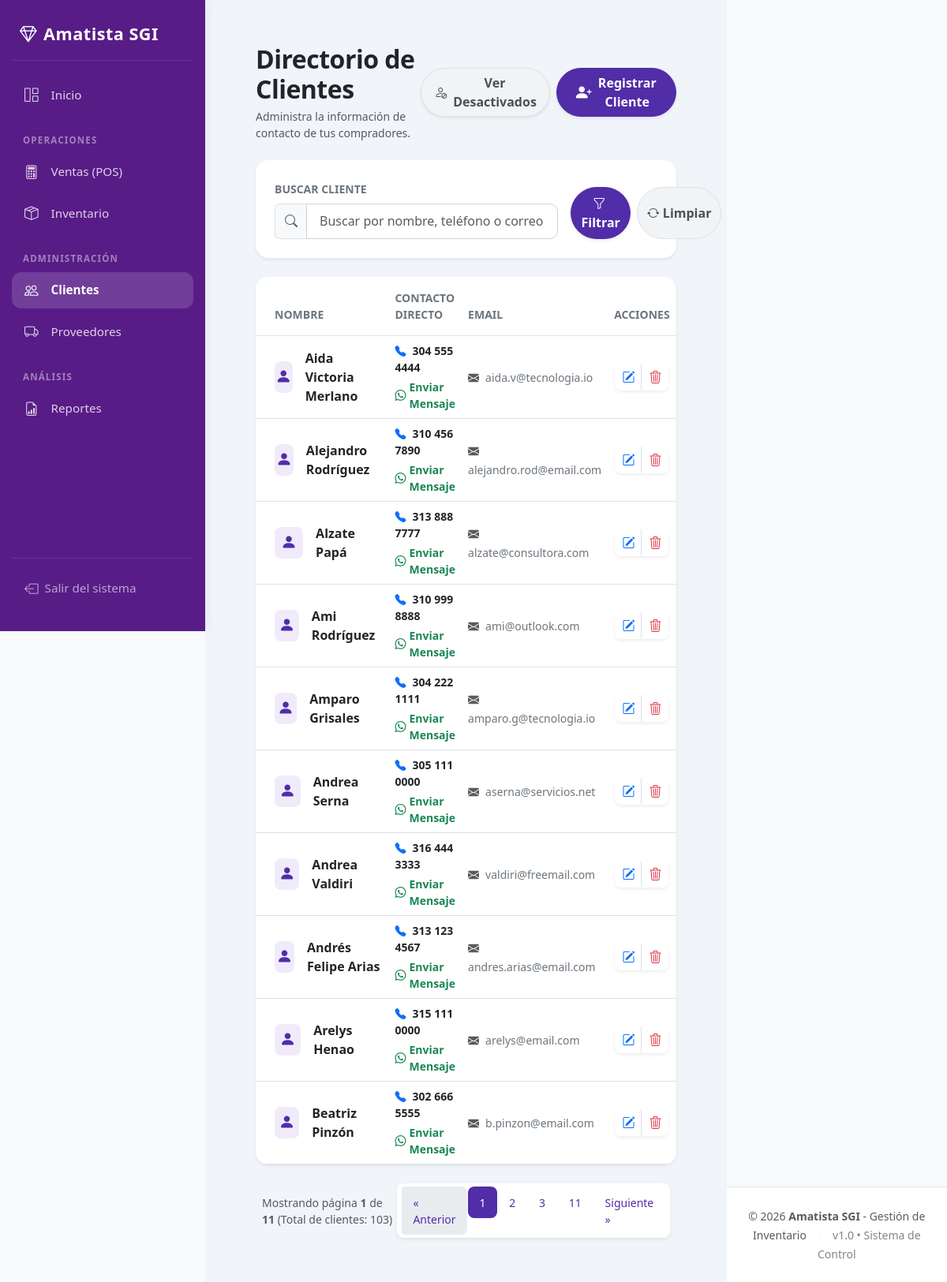
The app's page /modulos/clientes/listar.php (signed in), older data.
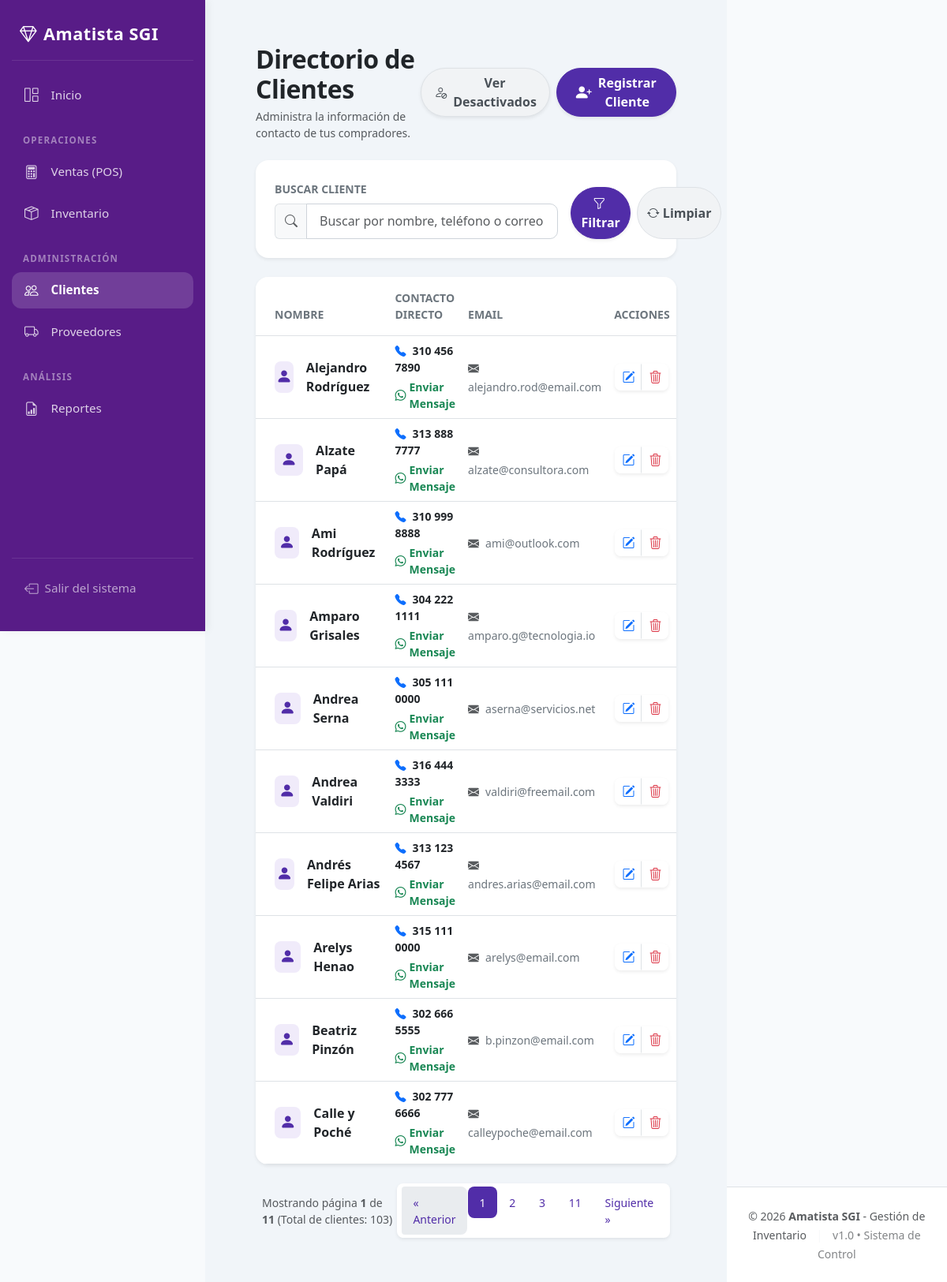
The same page, newer data.
### tables this page shows
CREATE TABLE `clientes` (
  `id` int NOT NULL AUTO_INCREMENT,
  `nombre` varchar(100) DEFAULT NULL,
  `telefono` varchar(20) DEFAULT NULL,
  `email` varchar(100) DEFAULT NULL,
  `estado` tinyint NOT NULL DEFAULT '1',
  `eliminado_por` int DEFAULT NULL,
  `eliminado_en` datetime DEFAULT NULL,
  `motivo_eliminacion` varchar(255) DEFAULT NULL,
  PRIMARY KEY (`id`),
  KEY `fk_clientes_eliminado_por` (`eliminado_por`),
  CONSTRAINT `fk_clientes_eliminado_por` FOREIGN KEY (`eliminado_por`) REFERENCES `usuarios` (`id`)
);

### modulos/clientes/listar.php (the view, shortened to what the changed rows need)
<?php
include("../../conexion.php");
include("../../includes/header.php");
$por_pagina = 10;
$pagina_actual = isset($_GET['pagina']) ? (int)$_GET['pagina'] : 1;
$offset = ($pagina_actual - 1) * $por_pagina;
$filtro_estado = $_GET['filtro_estado'] ?? '';
$condicion_estado = ($filtro_estado === 'inactivo') ? ' AND c.estado = 0' : ' AND c.estado = 1';
$query_conteo = "SELECT COUNT(*) as total_registros FROM clientes c WHERE 1=1" . $condicion_estado;
$stmt_conteo = mysqli_prepare($conexion, $query_conteo);
mysqli_stmt_execute($stmt_conteo);
$fila_conteo = mysqli_fetch_assoc(mysqli_stmt_get_result($stmt_conteo));
$total_registros = $fila_conteo['total_registros'];
$total_paginas = ceil($total_registros / $por_pagina);
$query = "SELECT c.*, u.nombre as eliminado_por_nombre FROM clientes c LEFT JOIN usuarios u ON c.eliminado_por = u.id WHERE 1=1" . $condicion_estado;
$query .= " ORDER BY c.nombre ASC LIMIT $por_pagina OFFSET $offset";
$stmt = mysqli_prepare($conexion, $query);
mysqli_stmt_execute($stmt);
$clientes = mysqli_stmt_get_result($stmt);
$params_busqueda = "";
?>
<div class="container-fluid px-4 py-3">
    <div class="d-flex justify-content-between align-items-center mb-4">
        <div>
            <h2 class="fw-bold mb-1 text-dark" style="letter-spacing: -0.5px;">Directorio de Clientes</h2>
        </div>
    </div>
    <div class="card card-custom shadow-sm overflow-hidden mb-4">
        <div class="table-responsive">
            <table class="table align-middle mb-0 table-hover">
                <thead>
                    <tr class="table-custom-header border-bottom">
                        <th class="ps-4 py-3 border-0 small text-uppercase text-secondary">Nombre</th>
                        <th class="py-3 border-0 small text-uppercase text-secondary">Contacto Directo</th>
                        <th class="py-3 border-0 small text-uppercase text-secondary">Email</th>
                        <th class="text-center py-3 border-0 small text-uppercase text-secondary">Acciones</th>
                    </tr>
                </thead>
                <tbody>
                    <?php if (mysqli_num_rows($clientes) > 0) { ?>
                        <?php while($c = mysqli_fetch_array($clientes)){
                            $tel_limpio = str_replace([' ', '-', '.'], '', $c['telefono']);
                        ?>
                        <tr class="border-bottom">
                            <td class="ps-4">
                                <div class="d-flex align-items-center">
                                    <div class="rounded-3 d-flex align-items-center justify-content-center me-3" style="width: 40px; height: 40px; background-color: #f0ebfa !important; color: var(--primary-color) !important;">
                                        <i class="bi bi-person-fill fs-5"></i>
                                    </div>
                                    <span class="fw-bold text-dark"><?php echo htmlspecialchars($c['nombre']); ?></span>
                                </div>
                            </td>
                            <td>
                                <div class="d-flex flex-column">
                                    <?php if(!empty($c['telefono'])): ?>
                                        <a href="tel:<?php echo htmlspecialchars($tel_limpio); ?>" class="text-decoration-none text-dark mb-1 small fw-semibold">
                                            <i class="bi bi-telephone-fill text-primary me-2"></i><?php echo htmlspecialchars($c['telefono']); ?>
                                        </a>
                                        <a href="https://wa.me/57<?php echo htmlspecialchars($tel_limpio); ?>" target="_blank" class="text-success text-decoration-none small fw-bold d-flex align-items-center">
                                            <i class="bi bi-whatsapp me-1"></i> Enviar Mensaje
                                        </a>
                                    <?php else: ?>
                                        <span class="text-muted small">Sin teléfono</span>
                                    <?php endif; ?>
                                </div>
                            </td>
                            <td>
                                <?php if(!empty($c['email'])): ?>
                                    <a href="mailto:<?php echo htmlspecialchars($c['email']); ?>" class="text-secondary text-decoration-none small">
                                        <i class="bi bi-envelope-fill me-2 text-muted"></i><?php echo htmlspecialchars($c['email']); ?>
                                    </a>
                                <?php else: ?>
                                    <span class="text-muted small">Sin e-mail</span>
                                <?php endif; ?>
                            </td>
                            <td class="text-center">
                                <div class="btn-group shadow-sm rounded-3 overflow-hidden">
                                    <a href="editar.php?id=<?php echo $c['id']; ?>" class="btn btn-sm btn-white bg-white border-end" title="Editar Cliente">
                                        <i class="bi bi-pencil-square text-primary fs-6"></i>
                                    </a>
                                    <?php if($c['estado'] == 0): ?>
                                        <form method="POST" action="reactivar.php" class="d-inline">
                                            <input type="hidden" name="csrf_token" value="<?php echo csrf_token(); ?>">
                                            <input type="hidden" name="id" value="<?php echo $c['id']; ?>">
                                            <button type="submit" class="btn btn-sm btn-white bg-white" title="Reactivar Cliente">
                                                <i class="bi bi-arrow-counterclockwise text-success fs-6"></i>
                                            </button>
                                        </form>
                                    <?php else: ?>
                                        <form method="POST" action="eliminar.php" class="d-inline" onsubmit="var m=prompt('Motivo de la desactivación (obligatorio):'); if(!m || !m.trim()){ alert('Debe indicar el motivo.'); return false; } this.motivo.value=m.trim();">
                                            <button type="submit" class="btn btn-sm btn-white bg-white" title="Desactivar Cliente">
                                                <i class="bi bi-trash3 text-danger fs-6"></i>
                                            </button>
                                        </form>
                                    <?php endif; ?>
                                </div>
                            </td>
                        </tr>
                        <?php } ?>
                    <?php } ?>
                </tbody>
            </table>
        </div>
    </div>
    <?php if($total_paginas > 1): ?>
        <div class="d-flex justify-content-between align-items-center px-2">
            <nav aria-label="Navegación de clientes">
                <ul class="pagination pagination-sm mb-0 shadow-sm rounded-3 bg-white p-1">
                    <?php
                    $rango = 2;
                    for($i = 1; $i <= $total_paginas; $i++):
                        if ($i == 1 || $i == $total_paginas || ($i >= $pagina_actual - $rango && $i <= $pagina_actual + $rango)):
                    ?>
                        <li class="page-item <?php echo ($pagina_actual == $i) ? 'active' : ''; ?>">
                            <a class="page-link" href="?pagina=<?php echo $i . $params_busqueda; ?>"><?php echo $i; ?></a>
                        </li>
                    <?php
                        endif;
                    endfor;
                    ?>
                </ul>
            </nav>
        </div>
    <?php endif; ?>
</div>
<?php include("../../includes/footer.php"); ?>

Row changes from the older to the newer data that the page shows:
removed clientes: nombre "Aida Victoria Merlano", telefono "304 555 4444", email "aida.v@tecnologia.io"
now on this page (row unchanged): clientes: nombre "Calle y Poché", telefono "302 777 6666", email "calleypoche@email.com"
